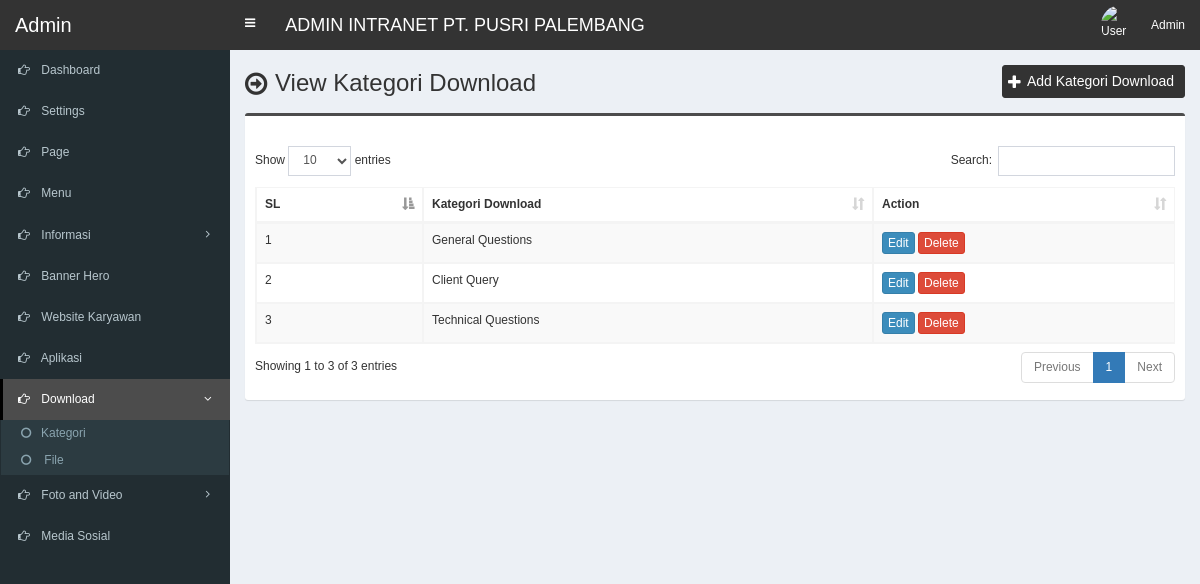
/admin/faq-category.php (signed in), run on the app's committed database.
### tables this page shows
CREATE TABLE `tbl_faq_category` (
  `faq_category_id` int(11) NOT NULL,
  `faq_category_name` varchar(255) NOT NULL
);

### admin/faq-category.php (the view, shortened to what this page needs)
<?php require_once('header.php'); ?>
<section class="content-header">
	<div class="content-header-left">
		<h1>View Kategori Download</h1>
	</div>
	<div class="content-header-right">
		<a href="faq-category-add.php" class="btn btn-primary btn-sm">Add Kategori Download</a>
	</div>
</section>
<section class="content">
  <div class="row">
    <div class="col-md-12">
      <div class="box box-info">
        <div class="box-body table-responsive">
          <table id="example1" class="table table-bordered table-striped">
			<thead>
			    <tr>
			        <th>SL</th>
			        <th>Kategori Download</th>
			        <th>Action</th>
			    </tr>
			</thead>
            <tbody>
            	<?php
            	$i=0;
            	$statement = $pdo->prepare("SELECT * FROM tbl_faq_category ORDER BY faq_category_id ASC");
            	$statement->execute();
            	$result = $statement->fetchAll(PDO::FETCH_ASSOC);
            	foreach ($result as $row) {
            		$i++;
	            	?>
	                <tr>
	                    <td><?php echo $i; ?></td>
	                    <td><?php echo $row['faq_category_name']; ?></td>
	                    <td>
	                        <a href="faq-category-edit.php?id=<?php echo $row['faq_category_id']; ?>" class="btn btn-primary btn-xs">Edit</a>
	                        <a href="#" class="btn btn-danger btn-xs" data-href="faq-category-delete.php?id=<?php echo $row['faq_category_id']; ?>" data-toggle="modal" data-target="#confirm-delete">Delete</a>
	                    </td>
	                </tr>
	                <?php
            	}
            	?>
            </tbody>
          </table>
        </div>
      </div>
</section>
<?php require_once('footer.php'); ?>

### admin/style.css (style rules this page uses)
body { font-size: 12px; font-family: 'verdana', sans-serif; }
.content-header>h1, .content-header .content-header-left h1 { font-family: 'verdana', sans-serif; }
.box-info { padding-top: 20px; }
.content-header { overflow: hidden; }
.content-header .content-header-left { float: left; padding-top: 5px; }
.content-header .content-header-right { float: right; }
.content-header .content-header-left h1 { margin-top: 0; margin-bottom: 0; padding-left: 30px; font-size: 24px; position: relative; }
.content-header .content-header-left h1:before { position: absolute; top: 0; left: 0; font-family: 'FontAwesome', sans-serif; font-size: 26px; content: '\f18e'; }
.content-header .content-header-right a { position: relative; padding-left: 24px; font-size: 14px; }
.content-header .content-header-right a:before { position: absolute; top: 4px; left: 5px; font-family: 'FontAwesome', sans-serif; font-size: 16px; content: '\f067'; }
.box.box-info { border-top-color: #4c4c4c; }
.content-header .content-header-right a { background-color: #333333; border-color: #333333; }

### data on the page
tbl_faq_category: faq_category_name "General Questions"
tbl_faq_category: faq_category_name "Client Query"
tbl_faq_category: faq_category_name "Technical Questions"
